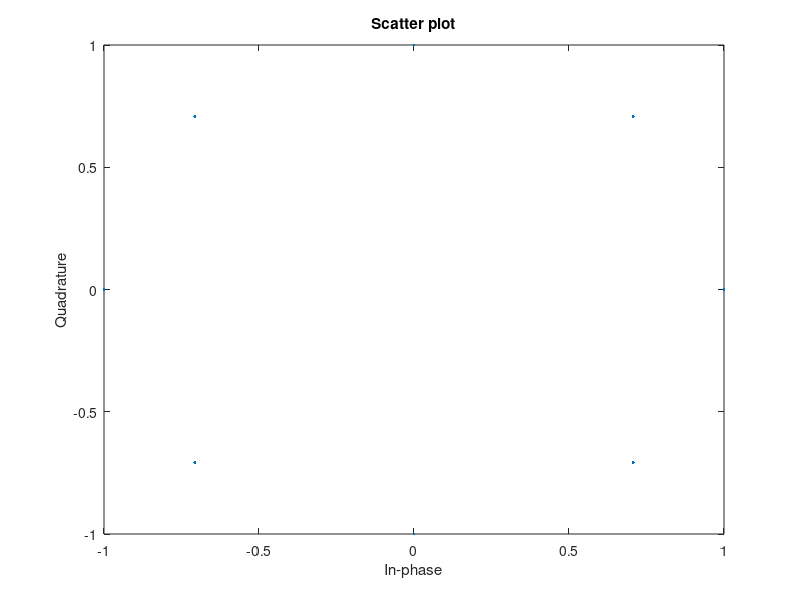
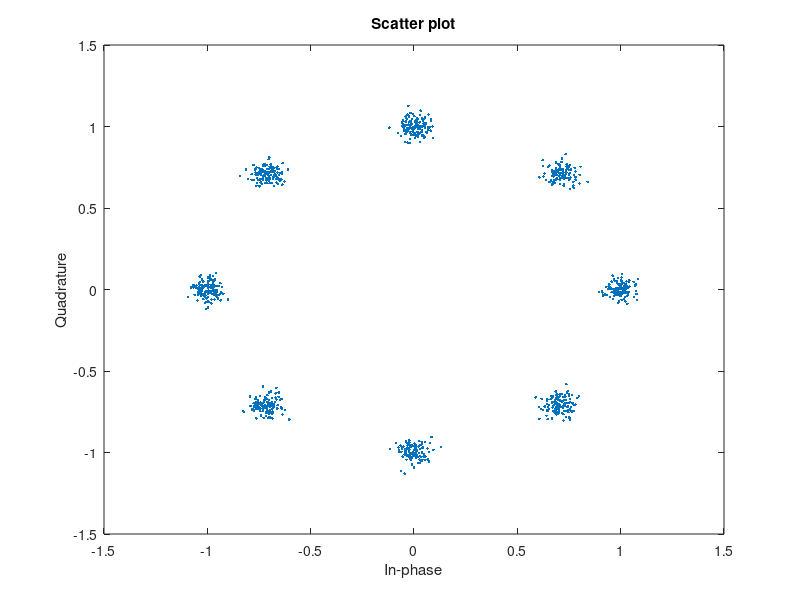

The MATLAB script that drew these images, in order:
clc;
close all;
clear all;

pkg load communications;

N = 3000;
X = randi([0,1],1,N);

M = 8 %8-Ary PSK
yy = [];
for i=1:3:length(X)
   if X(i) == 0 && X(i+1) == 0 && X(i+2) == 0
     y = cosd(0) + 1j*sind(0);
   elseif X(i) == 0 && X(i+1) == 0 && X(i+2) == 1
     y = cosd(45) + 1j*sind(45);
   elseif X(i) == 0 && X(i+1) == 1 && X(i+2) == 1
     y = cosd(90) + 1j*sind(90);
   elseif X(i) == 0 && X(i+1) == 1 && X(i+2) == 0
     y = cosd(135) + 1j*sind(135);
   elseif X(i) == 1 && X(i+1) == 1 && X(i+2) == 0
     y = cosd(180) + 1j*sind(180);
   elseif X(i) == 1 && X(i+1) == 1 && X(i+2) == 1
     y = cosd(225) + 1j*sind(225);
   elseif X(i) == 1 && X(i+1) == 0 && X(i+2) == 1
     y = cosd(270) + 1j*sind(270);
   elseif X(i) == 1 && X(i+1) == 0 && X(i+2) == 0
     y = cosd(315) + 1j*sind(315);
   end
   yy = [yy y];
 endfor
figure(1)
scatterplot(yy); %without noise

%Noise gen
EbN0db = 20;
EbN0 = 10^(EbN0db/10);

n = (1/sqrt(2))*[randn(1, length(yy)) + 1j*randn(1, length(yy))];
sigma = sqrt(1/((log2(M)) * EbN0));

r = yy + sigma*n;
figure(2);
scatterplot(r);
